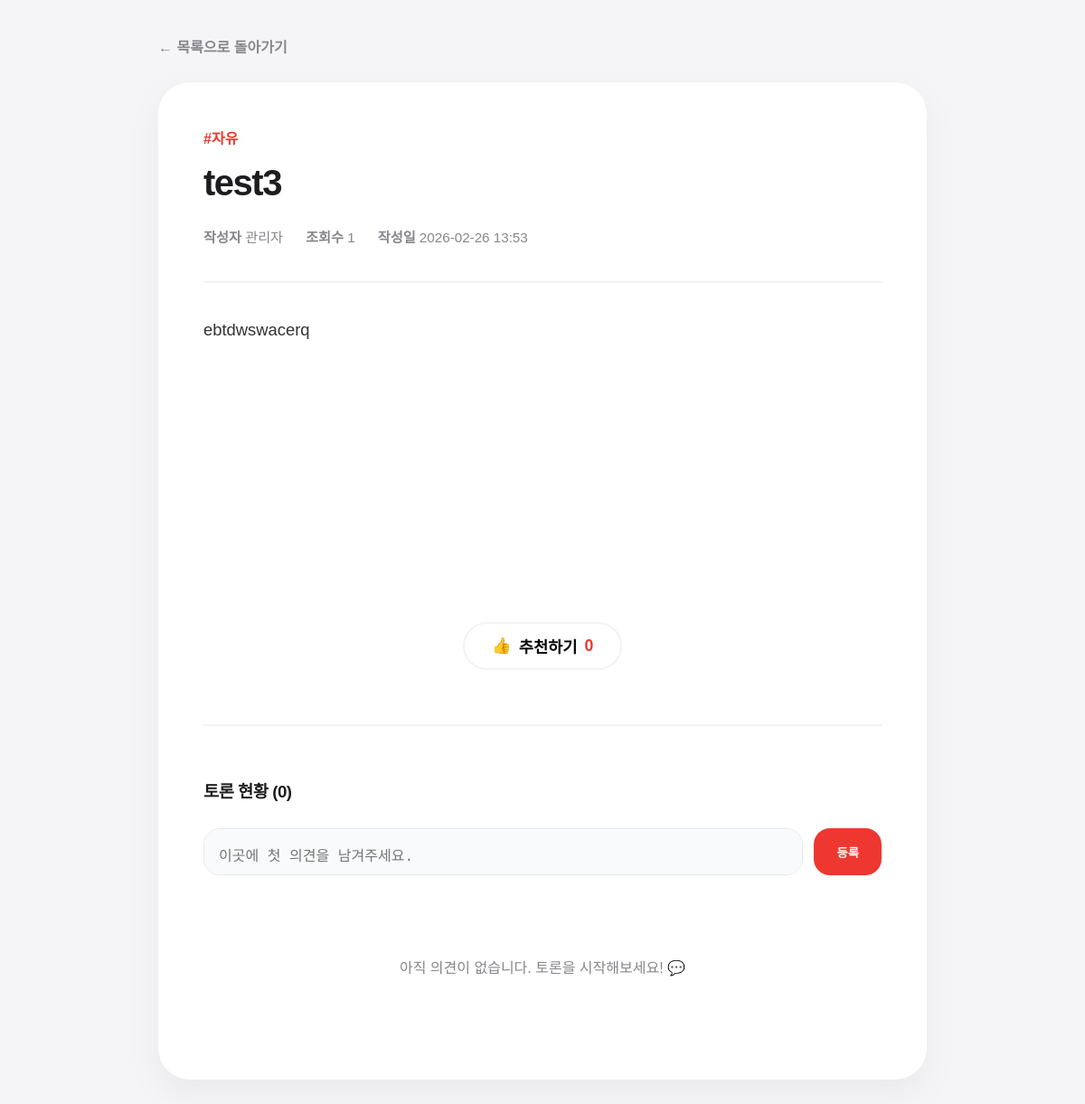
Screenshot of /community/post/3 (signed in) with the database file from the repository.
### app.py (models this page shows)
class Post(db.Model):
    id = db.Column(db.Integer, primary_key=True)
    category = db.Column(db.String(20), default='일반')
    title = db.Column(db.String(100), nullable=False)
    content = db.Column(db.Text, nullable=False)
    author_id = db.Column(db.String(20), db.ForeignKey('user.username'), nullable=False)
    author_name = db.Column(db.String(20)) # 작성자 이름 스냅샷
    date_posted = db.Column(db.DateTime, default=datetime.utcnow)
    views = db.Column(db.Integer, default=0)
    likes = db.Column(db.Integer, default=0)
    comments = db.relationship('Comment', backref='post', lazy=True, cascade="all, delete-orphan")

### app.py (the view)
@app.route('/community/post/<int:post_id>')
def view_post(post_id):
    curr_user, response = require_login()
    if response:
        return response
    post = Post.query.get_or_404(post_id)
    post.views += 1
    db.session.commit()
    return render_template('post_view.html', post=post, user=curr_user)

### app.py (called while the page is built)
def current_user():
    username = session.get('user_id')
    if not username:
        return None
    return User.query.filter_by(username=username).first()

def require_login():
    user = current_user()
    if not user:
        return None, redirect(url_for('index'))
    if not user.is_active:
        session.pop('user_id', None)
        return None, "<script>alert('해당 계좌는 일시 정지 상태입니다.'); location.href='/';</script>"
    return user, None

### templates/post_view.html (shortened to what this page needs)
<!DOCTYPE html>
<html lang="ko">
<head>
</head>
<body>
    <div class="container">
        <a href="/community" class="btn-back">← 목록으로 돌아가기</a>
        <div class="post-card">
            <div class="post-header">
                <span class="post-category">#{{ post.category }}</span>
                <h1 class="post-title">{{ post.title }}</h1>
                <div class="post-info">
                    <span><strong>작성자</strong> {{ post.author_name }}</span>
                    <span><strong>조회수</strong> {{ post.views }}</span>
                    <span><strong>작성일</strong> {{ post.date_posted.strftime('%Y-%m-%d %H:%M') }}</span>
                </div>
            </div>
            <div class="post-content">{{ post.content }}</div>
            <div class="like-section">
                <button class="btn-like">
                    <span>👍</span> 추천하기 <span style="color: var(--main-red);">{{ post.likes if post.likes else 0 }}</span>
                </button>
            </div>
            <div class="comment-section">
                <h3 style="margin-bottom: 25px; letter-spacing: -0.5px;">토론 현황 ({{ post.comments|length }})</h3>
                <form action="/community/post/{{ post.id }}/comment" method="POST" class="comment-form">
                    <textarea name="content" class="comment-input" placeholder="이곳에 첫 의견을 남겨주세요." rows="1" required></textarea>
                    <button type="submit" class="btn-submit">등록</button>
                </form>
                <div class="comment-list">
                    {% for comment in post.comments if not comment.parent_id %}
                        <div style="border-bottom: 1px solid var(--border-color);">
                            {{ render_comment(comment) }}
                        </div>
                    {% else %}
                        <div style="text-align: center; padding: 60px 0; color: var(--apple-gray);">
                            아직 의견이 없습니다. 토론을 시작해보세요! 💬
                        </div>
                    {% endfor %}
                </div>
            </div>
        </div>
    </div>
</body>
</html>

### templates/post_view.html (style rules this page uses)
:root { --main-red: #ee3730; --bg-gray: #f5f5f7; --apple-gray: #86868b; --border-color: #f2f2f7; --reply-line: #e5e8eb; }
body { font-family: 'Pretendard', sans-serif; background: var(--bg-gray); margin: 0; padding: 40px 20px; color: #1d1d1f; line-height: 1.6; }
.container { max-width: 850px; margin: 0 auto; animation: fadeIn 0.5s ease-out; }
.post-card { background: white; padding: 50px; border-radius: 35px; box-shadow: 0 15px 40px rgba(0,0,0,0.05); position: relative; }
.post-header { border-bottom: 2px solid var(--border-color); padding-bottom: 35px; margin-bottom: 35px; }
.post-category { color: var(--main-red); font-weight: 800; font-size: 1rem; margin-bottom: 12px; display: block; }
.post-title { font-size: 2.5rem; font-weight: 800; margin: 0 0 25px 0; letter-spacing: -1.5px; line-height: 1.2; }
.post-info { color: var(--apple-gray); font-size: 0.95rem; display: flex; gap: 25px; }
.post-content { line-height: 1.9; font-size: 1.15rem; min-height: 300px; white-space: pre-wrap; color: #333; margin-bottom: 40px; }
.like-section { text-align: center; margin-bottom: 50px; }
.btn-like { background: white; border: 2px solid var(--border-color); padding: 12px 30px; border-radius: 50px; font-weight: 700; cursor: pointer; transition: 0.3s; display: inline-flex; align-items: center; gap: 8px; font-size: 1.1rem; }
.comment-section { margin-top: 60px; padding-top: 40px; border-top: 2px solid var(--border-color); }
.comment-form { display: flex; gap: 12px; margin-bottom: 30px; }
.comment-input { flex: 1; padding: 16px; border-radius: 18px; border: 1px solid #e5e8eb; background: #f9fafb; font-size: 1rem; resize: none; outline: none; transition: 0.3s; }
.btn-submit { background: var(--main-red); color: white; border: none; padding: 0 25px; border-radius: 18px; font-weight: 700; cursor: pointer; transition: 0.3s; }
.btn-back { display: inline-block; margin-bottom: 25px; text-decoration: none; color: var(--apple-gray); font-weight: 700; font-size: 1rem; transition: 0.3s; }

### rows the page displays
Post: category "자유", title "test3", author_name "관리자", views "1", date_posted "2026-02-26 13:53", content "ebtdwswacerq", likes "0"

### other values shown
{{ post.comments|length }} "0"
